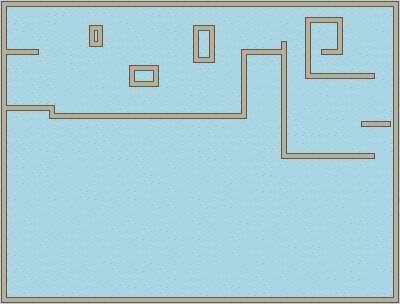

Rendered tile map (Tiled .tmx) drawn with the repository's tilesets; below, a short description and the map source with its tile grids summarised:
An orthogonal 50x38 tile map with 8x8 px tiles, 3 tile layers (background, walls, terrain) and 51 objects (11x platform, 4x waypoint, 2x spawn, zone).

<map version="1.8" tiledversion="1.8.5" orientation="orthogonal" renderorder="right-down" width="50" height="38" tilewidth="8" tileheight="8" infinite="0" nextlayerid="13" nextobjectid="62">
 <tileset firstgid="1" name="small_basic_tiles" tilewidth="8" tileheight="8" tilecount="64" columns="8" objectalignment="topleft">
  <image source="small_basic_tiles.png" width="64" height="64" />
  <tile id="1">
   <objectgroup draworder="index" id="2">
    <object id="1" x="1" y="0" width="6" height="7" />
   </objectgroup>
  </tile>
  <tile id="2">
   <objectgroup draworder="index" id="2">
    <object id="1" x="1" y="1" width="7" height="6" />
   </objectgroup>
  </tile>
  <tile id="3">
   <objectgroup draworder="index" id="2">
    <object id="1" x="1" y="0" width="7" height="7" />
   </objectgroup>
  </tile>
  <tile id="8">
   <objectgroup draworder="index" id="2">
    <object id="1" x="1" y="1" width="6" height="7" />
   </objectgroup>
  </tile>
  <tile id="9">
   <objectgroup draworder="index" id="2">
    <object id="1" x="1" y="0" width="6" height="8" />
   </objectgroup>
  </tile>
  <tile id="10">
   <objectgroup draworder="index" id="2">
    <object id="1" x="1" y="1" width="7" height="7" />
   </objectgroup>
  </tile>
  <tile id="16">
   <objectgroup draworder="index" id="2">
    <object id="1" x="0" y="1" width="7" height="6" />
   </objectgroup>
  </tile>
  <tile id="17">
   <objectgroup draworder="index" id="2">
    <object id="1" x="0" y="0" width="7" height="7" />
   </objectgroup>
  </tile>
  <tile id="18">
   <objectgroup draworder="index" id="2">
    <object id="1" x="0" y="1" width="8" height="6" />
   </objectgroup>
  </tile>
  <tile id="24">
   <objectgroup draworder="index" id="2">
    <object id="1" x="0" y="1" width="7" height="7" />
   </objectgroup>
  </tile>
  <tile id="32" type="spider_web" />
  <tile id="33" type="spider_web" />
  <tile id="34" type="spider_web" />
  <tile id="35" type="spider_web" />
  <tile id="40" type="spider_web" />
  <tile id="41" type="spider_web" />
  <tile id="42" type="spider_web" />
  <tile id="43" type="spider_web" />
  <tile id="48" type="spider_web" />
  <tile id="49" type="spider_web" />
  <tile id="50" type="spider_web" />
  <tile id="51" type="spider_web" />
  <wangsets>
   <wangset name="walls" type="edge" tile="-1">
    <wangcolor name="wood" color="#ff0000" tile="-1" probability="1" />
    <wangcolor name="alpha" color="#00ff00" tile="-1" probability="1" />
    <wangtile tileid="0" wangid="1,0,1,0,1,0,1,0" />
    <wangtile tileid="1" wangid="2,0,1,0,1,0,1,0" />
    <wangtile tileid="2" wangid="1,0,2,0,1,0,1,0" />
    <wangtile tileid="3" wangid="2,0,2,0,1,0,1,0" />
    <wangtile tileid="8" wangid="1,0,1,0,2,0,1,0" />
    <wangtile tileid="9" wangid="2,0,1,0,2,0,1,0" />
    <wangtile tileid="10" wangid="1,0,2,0,2,0,1,0" />
    <wangtile tileid="11" wangid="2,0,2,0,2,0,1,0" />
    <wangtile tileid="16" wangid="1,0,1,0,1,0,2,0" />
    <wangtile tileid="17" wangid="2,0,1,0,1,0,2,0" />
    <wangtile tileid="18" wangid="1,0,2,0,1,0,2,0" />
    <wangtile tileid="19" wangid="2,0,2,0,1,0,2,0" />
    <wangtile tileid="24" wangid="1,0,1,0,2,0,2,0" />
    <wangtile tileid="25" wangid="2,0,1,0,2,0,2,0" />
    <wangtile tileid="26" wangid="1,0,2,0,2,0,2,0" />
    <wangtile tileid="27" wangid="2,0,2,0,2,0,2,0" />
   </wangset>
  </wangsets>
 </tileset>
 <layer id="1" name="background" width="50" height="38" locked="1">
  <data>[1900 cells, 1900 non-empty, 16 distinct tile ids]</data>
 </layer>
 <layer id="2" name="walls" width="50" height="38" locked="1">
  <data>[1900 cells, 303 non-empty, 11 distinct tile ids]</data>
 </layer>
 <objectgroup id="4" name="boundary" locked="1">
  <object id="1" x="1.27273" y="50" width="36.8182" height="4" />
  <object id="2" x="1.36796" y="1.67424" width="5.09091" height="118.065" />
  <object id="3" x="0.649016" y="297.485" width="397.364" height="4.54545" />
  <object id="6" x="89.7543" y="25.7716" width="12.5471" height="20.1818" />
  <object id="8" x="1.40968" y="105.579" width="52.5455" height="4.54545" />
  <object id="9" x="49.5915" y="105.579" width="4.54545" height="12.9091" />
  <object id="12" x="281.818" y="41.8182" width="4" height="116.44" />
  <object id="13" x="305.994" y="18" width="36" height="4.72727" />
  <object id="14" x="306" y="21.8068" width="4.18182" height="56.1364" />
  <object id="15" x="322.091" y="50.0909" width="19.8182" height="3.72727" />
  <object id="16" x="309.909" y="73.8182" width="64" height="4.36364" />
  <object id="17" x="393.795" y="1.00574" width="4.36364" height="157.687" />
  <object id="20" x="241.599" y="49.8182" width="44.1284" height="5.22391" />
  <object id="21" x="241.601" y="54.2179" width="4.90909" height="63.6951" />
  <object id="22" x="193.909" y="25.909" width="20" height="35.8182" />
  <object id="23" x="129.816" y="65.663" width="28.0909" height="20.1818" />
  <object id="24" x="49.5915" y="113.787" width="197.455" height="4.8825" />
  <object id="25" x="337.909" y="22.0455" width="4.18184" height="28.7273" />
  <object id="26" x="281.924" y="153.77" width="92.3261" height="3.86364" />
  <object id="29" x="361.608" y="121.634" width="28.8341" height="4.78516" />
  <object id="30" x="393.552" y="154.938" width="4.75022" height="147.443" />
  <object id="31" x="1.77812" y="1.77812" width="397.364" height="4.54545" />
 </objectgroup>
 <objectgroup id="7" name="dynamic" locked="1">
  <object id="34" name="A" type="platform" gid="3" x="104" y="80" width="8" height="8">
   <properties>
    <property name="next" type="object" value="42" />
    <property name="path" type="object" value="43" />
    <property name="speed" type="int" value="10" />
   </properties>
  </object>
  <object id="35" name="A" type="platform" gid="19" x="112" y="80" width="8" height="8" />
  <object id="36" name="A" type="platform" gid="17" x="120" y="80" width="8" height="8" />
  <object id="37" name="B" type="platform" gid="10" x="176" y="88" width="8" height="8" />
  <object id="38" name="B" type="platform" gid="10" x="176" y="80" width="8" height="8" />
  <object id="39" name="B" type="platform" gid="9" x="176" y="72" width="8" height="8">
   <properties>
    <property name="path" type="object" value="41" />
    <property name="speed" type="int" value="30" />
   </properties>
  </object>
  <object id="40" name="B" type="platform" gid="2" x="176" y="96" width="8" height="8" />
  <object id="41" type="waypoint" x="176" y="16" width="8" height="8" />
  <object id="42" type="waypoint" x="104" y="16" width="8" height="8" />
  <object id="43" type="waypoint" x="24" y="80" width="8" height="8">
   <properties>
    <property name="next" type="object" value="34" />
   </properties>
  </object>
  <object id="44" name="C" type="platform" gid="11" x="288" y="136" width="8" height="8">
   <properties>
    <property name="path" type="object" value="49" />
    <property name="speed" type="int" value="20" />
   </properties>
  </object>
  <object id="45" name="C" type="platform" gid="25" x="296" y="136" width="8" height="8" />
  <object id="46" name="C" type="platform" gid="4" x="288" y="144" width="8" height="8" />
  <object id="47" name="C" type="platform" gid="18" x="296" y="144" width="8" height="8" />
  <object id="49" type="waypoint" x="288" y="24" width="8" height="8">
   <properties>
    <property name="next" type="object" value="52" />
   </properties>
  </object>
  <object id="52" x="224" y="24" width="8" height="8" />
 </objectgroup>
 <layer id="10" name="terrain" width="50" height="38" locked="1">
  <data>[1900 cells, 60 non-empty, 12 distinct tile ids]</data>
 </layer>
 <objectgroup id="12" name="terrain2" locked="1" />
 <objectgroup id="8" name="location" locked="1">
  <object id="53" name="player" type="spawn" x="16" y="32" width="8" height="8" />
  </objectgroup>
 <objectgroup id="9" name="zone" locked="1">
  <!-- 1 objects omitted --></objectgroup>
</map>
<!-- 2 of 51 objects omitted -->